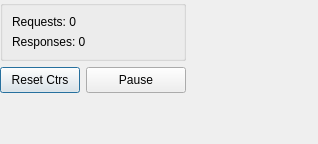
<?xml version="1.0" encoding="UTF-8"?>
<ui version="4.0">
 <class>StatisticWidget</class>
 <widget class="QWidget" name="StatisticWidget">
  <property name="geometry">
   <rect>
    <x>0</x>
    <y>0</y>
    <width>318</width>
    <height>144</height>
   </rect>
  </property>
  <layout class="QVBoxLayout" name="verticalLayout_2">
   <property name="leftMargin">
    <number>0</number>
   </property>
   <property name="topMargin">
    <number>0</number>
   </property>
   <property name="rightMargin">
    <number>0</number>
   </property>
   <property name="bottomMargin">
    <number>0</number>
   </property>
   <item>
    <layout class="QGridLayout" name="gridLayout">
     <item row="0" column="0" colspan="3">
      <widget class="QGroupBox" name="groupBox">
       <property name="sizePolicy">
        <sizepolicy hsizetype="Preferred" vsizetype="Preferred">
         <horstretch>0</horstretch>
         <verstretch>0</verstretch>
        </sizepolicy>
       </property>
       <layout class="QVBoxLayout" name="verticalLayout">
        <item>
         <widget class="QLabel" name="labelNumberRequests">
          <property name="text">
           <string>Requests: 0</string>
          </property>
         </widget>
        </item>
        <item>
         <widget class="QLabel" name="labelNumberResponses">
          <property name="text">
           <string>Responses: 0</string>
          </property>
         </widget>
        </item>
       </layout>
      </widget>
     </item>
     <item row="1" column="0">
      <widget class="QPushButton" name="pushButtonResetCtrs">
       <property name="sizePolicy">
        <sizepolicy hsizetype="Fixed" vsizetype="Fixed">
         <horstretch>0</horstretch>
         <verstretch>0</verstretch>
        </sizepolicy>
       </property>
       <property name="minimumSize">
        <size>
         <width>0</width>
         <height>26</height>
        </size>
       </property>
       <property name="text">
        <string>Reset Ctrs</string>
       </property>
       <property name="default">
        <bool>true</bool>
       </property>
      </widget>
     </item>
     <item row="0" column="3">
      <spacer name="horizontalSpacer">
       <property name="orientation">
        <enum>Qt::Horizontal</enum>
       </property>
       <property name="sizeHint" stdset="0">
        <size>
         <width>40</width>
         <height>20</height>
        </size>
       </property>
      </spacer>
     </item>
     <item row="1" column="1" colspan="2">
      <widget class="QPushButton" name="pushButtonPause">
       <property name="sizePolicy">
        <sizepolicy hsizetype="Fixed" vsizetype="Fixed">
         <horstretch>0</horstretch>
         <verstretch>0</verstretch>
        </sizepolicy>
       </property>
       <property name="minimumSize">
        <size>
         <width>100</width>
         <height>26</height>
        </size>
       </property>
       <property name="text">
        <string>Pause</string>
       </property>
      </widget>
     </item>
    </layout>
   </item>
   <item>
    <spacer name="verticalSpacer">
     <property name="orientation">
      <enum>Qt::Vertical</enum>
     </property>
     <property name="sizeHint" stdset="0">
      <size>
       <width>20</width>
       <height>40</height>
      </size>
     </property>
    </spacer>
   </item>
  </layout>
 </widget>
 <resources/>
 <connections/>
</ui>
